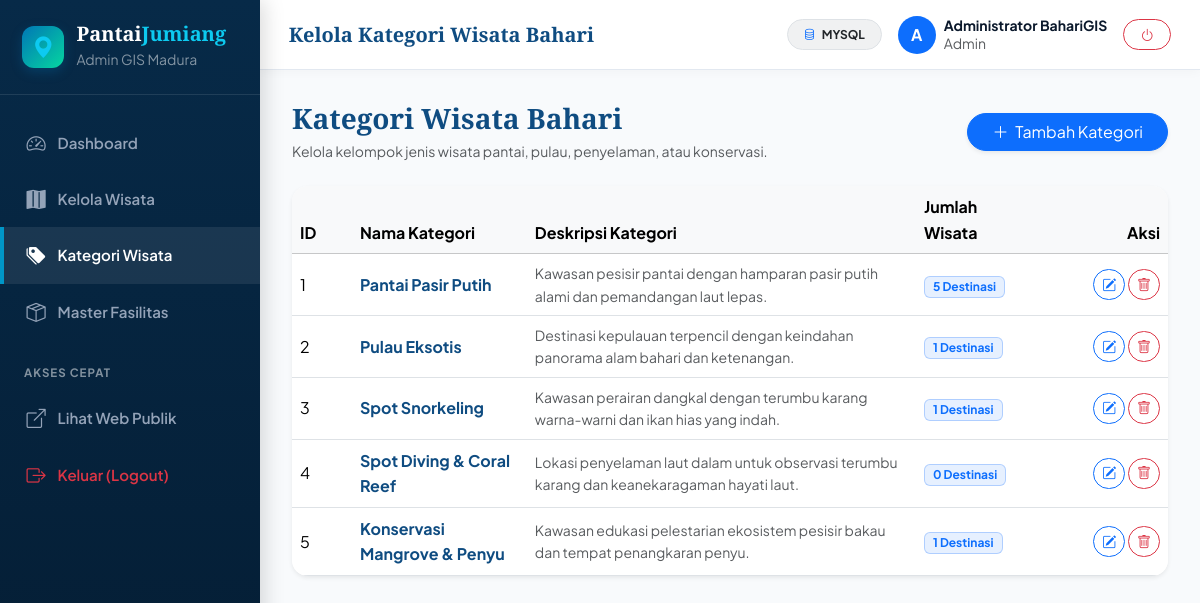
The page /admin/kategori.php (signed in) on the database as committed earlier.
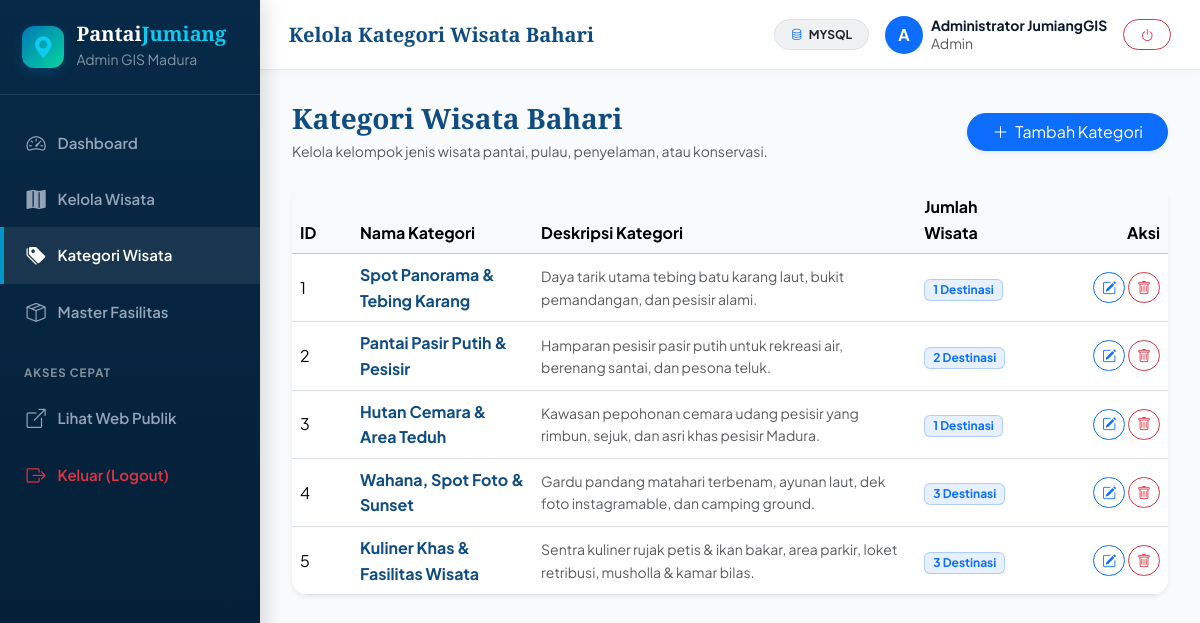
The same page on the database as committed later.
### tables this page shows
CREATE TABLE `kategori_wisata` (
  `id_kategori` INT AUTO_INCREMENT PRIMARY KEY,
  `nama_kategori` VARCHAR(100) NOT NULL,
  `deskripsi` TEXT NULL
);

### admin/kategori.php (the view, shortened to what the changed rows need)
<?php
$db = getDB();
$stmt = $db->query("
    SELECT k.*, COUNT(w.id_wisata) AS total_wisata
    FROM kategori_wisata k
    LEFT JOIN wisata w ON k.id_kategori = w.id_kategori
    GROUP BY k.id_kategori, k.nama_kategori, k.deskripsi
    ORDER BY k.id_kategori ASC
");
$kategoriList = $stmt->fetchAll();
include __DIR__ . '/../includes/admin_header.php';
?>
<div class="card border-0 shadow-sm rounded-4 overflow-hidden">
    <div class="table-responsive">
        <table class="table table-hover align-middle mb-0">
            <thead class="table-light">
                <tr>
                    <th style="width: 60px;">ID</th>
                    <th>Nama Kategori</th>
                    <th>Deskripsi Kategori</th>
                    <th>Jumlah Wisata</th>
                    <th class="text-end" style="width: 140px;">Aksi</th>
                </tr>
            </thead>
            <tbody>
                <?php if (empty($kategoriList)): ?>
                    <tr>
                        <td colspan="5" class="text-center py-5 text-muted">Belum ada data kategori.</td>
                    </tr>
                <?php else: ?>
                    <?php foreach ($kategoriList as $k): ?>
                        <tr>
                            <td><?= $k['id_kategori'] ?></td>
                            <td class="fw-bold text-ocean-primary"><?= htmlspecialchars($k['nama_kategori']) ?></td>
                            <td class="text-muted small"><?= htmlspecialchars($k['deskripsi'] ?: '-') ?></td>
                            <td>
                                <span class="badge bg-primary bg-opacity-10 text-primary border border-primary border-opacity-25 px-2 py-1">
                                    <?= $k['total_wisata'] ?> Destinasi
                                </span>
                            </td>
                            <td class="text-end">
                                <button type="button" onclick="window.editKategori(<?= $k['id_kategori'] ?>, '<?= htmlspecialchars(addslashes($k['nama_kategori'])) ?>', '<?= htmlspecialchars(addslashes($k['deskripsi'] ?? '')) ?>')" class="btn btn-sm btn-outline-primary rounded-pill px-2">
                                    <i class="bi bi-pencil-square"></i>
                                </button>
                                <button type="button" onclick="window.deleteKategori(<?= $k['id_kategori'] ?>, '<?= htmlspecialchars(addslashes($k['nama_kategori'])) ?>')" class="btn btn-sm btn-outline-danger rounded-pill px-2">
                                    <i class="bi bi-trash"></i>
                                </button>
                            </td>
                        </tr>
                    <?php endforeach; ?>
                <?php endif; ?>
            </tbody>
        </table>
    </div>
</div>
<?php include __DIR__ . '/../includes/admin_footer.php'; ?>

### includes/admin_header.php (shortened to what the changed rows need)
<?php
$userName = $_SESSION['nama'] ?? 'Admin';
$userRole = $_SESSION['role'] ?? 'admin';
?>
<!DOCTYPE html>
<html lang="id">
<head>
    <link href="https://cdn.jsdelivr.net/npm/bootstrap@5.3.3/dist/css/bootstrap.min.css" rel="stylesheet">
    <link rel="stylesheet" href="https://cdn.jsdelivr.net/npm/bootstrap-icons@1.11.3/font/bootstrap-icons.min.css">
    <link rel="stylesheet" href="https://unpkg.com/leaflet@1.9.4/dist/leaflet.css"/>
    <link rel="stylesheet" href="../assets/css/style.css">
    <link rel="stylesheet" href="../assets/css/admin.css">
</head>
<body class="admin-body">
<div class="admin-main">
    <header class="admin-topbar">
        <div class="d-flex align-items-center gap-3">
            <div class="d-flex align-items-center gap-2">
                <div class="d-none d-md-block text-start" style="line-height: 1.2;">
                    <div class="fw-bold small"><?= htmlspecialchars($userName) ?></div>
                    <small class="text-muted text-capitalize"><?= htmlspecialchars($userRole) ?></small>
                </div>
            </div>
        </div>
    </header>
    <main class="admin-content">

Rows that differ between the two databases and show on the page:
changed kategori_wisata id 1: nama_kategori "Pantai Pasir Putih" → "Spot Panorama & Tebing Karang"; deskripsi "Kawasan pesisir pantai dengan hamparan pasir putih alami dan pemandangan laut lepas." → "Daya tarik utama tebing batu karang laut, bukit pemandangan, dan pesisir alami."; total_wisata "5" → "1"
changed kategori_wisata id 2: nama_kategori "Pulau Eksotis" → "Pantai Pasir Putih & Pesisir"; deskripsi "Destinasi kepulauan terpencil dengan keindahan panorama alam bahari dan ketenangan." → "Hamparan pesisir pasir putih untuk rekreasi air, berenang santai, dan pesona teluk."; total_wisata "1" → "2"
changed kategori_wisata id 3: nama_kategori "Spot Snorkeling" → "Hutan Cemara & Area Teduh"; deskripsi "Kawasan perairan dangkal dengan terumbu karang warna-warni dan ikan hias yang indah." → "Kawasan pepohonan cemara udang pesisir yang rimbun, sejuk, dan asri khas pesisir Madura."
changed kategori_wisata id 4: nama_kategori "Spot Diving & Coral Reef" → "Wahana, Spot Foto & Sunset"; deskripsi "Lokasi penyelaman laut dalam untuk observasi terumbu karang dan keanekaragaman hayati laut." → "Gardu pandang matahari terbenam, ayunan laut, dek foto instagramable, dan camping ground."; total_wisata "0" → "3"
changed kategori_wisata id 5: nama_kategori "Konservasi Mangrove & Penyu" → "Kuliner Khas & Fasilitas Wisata"; deskripsi "Kawasan edukasi pelestarian ekosistem pesisir bakau dan tempat penangkaran penyu." → "Sentra kuliner rujak petis & ikan bakar, area parkir, loket retribusi, musholla & kamar bilas."; total_wisata "1" → "3"
Other text that changed with them:
$userName: "Administrator BahariGIS" → "Administrator JumiangGIS"
